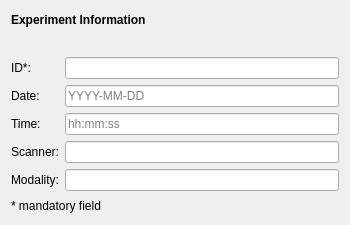
<?xml version="1.0" encoding="UTF-8"?>
<ui version="4.0">
  <class>QmitkXnatExperimentWidgetControls</class>
  <widget class="QWidget" name="QmitkXnatExperimentWidgetControls">
    <property name="enabled">
      <bool>true</bool>
    </property>
    <property name="geometry">
      <rect>
        <x>0</x>
        <y>0</y>
        <width>350</width>
        <height>225</height>
      </rect>
    </property>
    <property name="windowTitle">
      <string>Qmitk Template</string>
    </property>
    <layout class="QGridLayout" name="gridLayout">
      <item row="6" column="0">
        <widget class="QLabel" name="timeLabel">
          <property name="text">
            <string>Time:</string>
          </property>
        </widget>
      </item>
      <item row="5" column="0">
        <widget class="QLabel" name="dateLabel">
          <property name="text">
            <string>Date:</string>
          </property>
        </widget>
      </item>
      <item row="7" column="0">
        <widget class="QLabel" name="scannerLabel">
          <property name="text">
            <string>Scanner:</string>
          </property>
        </widget>
      </item>
      <item row="1" column="0" colspan="2">
        <widget class="QLabel" name="columnLabel">
          <property name="font">
            <font>
              <weight>75</weight>
              <italic>false</italic>
              <bold>true</bold>
            </font>
          </property>
          <property name="text">
            <string>Experiment Information</string>
          </property>
          <property name="alignment">
            <set>Qt::AlignLeading|Qt::AlignLeft|Qt::AlignVCenter</set>
          </property>
        </widget>
      </item>
      <item row="8" column="0">
        <widget class="QLabel" name="modalityLabel">
          <property name="text">
            <string>Modality:</string>
          </property>
        </widget>
      </item>
      <item row="2" column="0" colspan="2">
        <widget class="QLabel" name="breadcrumbLabel">
          <property name="font">
            <font>
              <italic>true</italic>
            </font>
          </property>
          <property name="text">
            <string />
          </property>
        </widget>
      </item>
      <item row="3" column="0">
        <widget class="QLabel" name="labelLabel">
          <property name="text">
            <string>ID*:</string>
          </property>
        </widget>
      </item>
      <item row="9" column="0" colspan="2">
        <widget class="QLabel" name="mandatoryLabel">
          <property name="text">
            <string>* mandatory field</string>
          </property>
        </widget>
      </item>
      <item row="3" column="1">
        <widget class="QLineEdit" name="labelLineEdit">
          <property name="readOnly">
            <bool>true</bool>
          </property>
        </widget>
      </item>
      <item row="5" column="1">
        <widget class="QLineEdit" name="dateLineEdit">
          <property name="readOnly">
            <bool>true</bool>
          </property>
          <property name="placeholderText">
            <string>YYYY-MM-DD</string>
          </property>
        </widget>
      </item>
      <item row="6" column="1">
        <widget class="QLineEdit" name="timeLineEdit">
          <property name="readOnly">
            <bool>true</bool>
          </property>
          <property name="placeholderText">
            <string>hh:mm:ss</string>
          </property>
        </widget>
      </item>
      <item row="7" column="1">
        <widget class="QLineEdit" name="scannerLineEdit">
          <property name="readOnly">
            <bool>true</bool>
          </property>
        </widget>
      </item>
      <item row="8" column="1">
        <widget class="QLineEdit" name="modalityLineEdit">
          <property name="readOnly">
            <bool>true</bool>
          </property>
        </widget>
      </item>
    </layout>
  </widget>
  <resources />
  <connections />
</ui>
